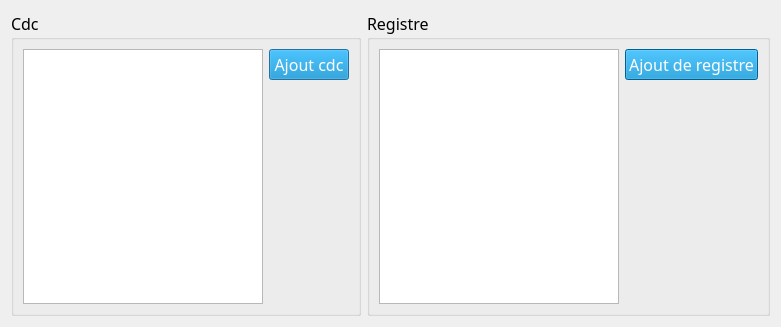
<?xml version="1.0" encoding="UTF-8"?>
<ui version="4.0">
 <class>Dialog</class>
 <widget class="QDialog" name="Dialog">
  <property name="geometry">
   <rect>
    <x>0</x>
    <y>0</y>
    <width>781</width>
    <height>327</height>
   </rect>
  </property>
  <property name="windowTitle">
   <string>Gestion masque</string>
  </property>
  <layout class="QHBoxLayout" name="horizontalLayout_3">
   <item>
    <widget class="QGroupBox" name="group_box_cdc">
     <property name="font">
      <font>
       <family>Papyrus</family>
       <pointsize>12</pointsize>
      </font>
     </property>
     <property name="title">
      <string>Cdc</string>
     </property>
     <layout class="QHBoxLayout" name="horizontalLayout">
      <item>
       <widget class="QTableWidget" name="table_widget_cdc"/>
      </item>
      <item>
       <layout class="QVBoxLayout" name="verticalLayout">
        <item>
         <widget class="QPushButton" name="btn_add_cdc">
          <property name="font">
           <font>
            <family>Papyrus</family>
            <pointsize>12</pointsize>
           </font>
          </property>
          <property name="styleSheet">
           <string notr="true">background-color: rgb(0, 135, 202);
color: rgb(255, 255, 255);</string>
          </property>
          <property name="text">
           <string>Ajout cdc</string>
          </property>
         </widget>
        </item>
        <item>
         <spacer name="verticalSpacer">
          <property name="orientation">
           <enum>Qt::Vertical</enum>
          </property>
          <property name="sizeHint" stdset="0">
           <size>
            <width>20</width>
            <height>40</height>
           </size>
          </property>
         </spacer>
        </item>
       </layout>
      </item>
     </layout>
    </widget>
   </item>
   <item>
    <widget class="QGroupBox" name="group_box_registre">
     <property name="font">
      <font>
       <family>Papyrus</family>
       <pointsize>12</pointsize>
      </font>
     </property>
     <property name="title">
      <string>Registre</string>
     </property>
     <layout class="QHBoxLayout" name="horizontalLayout_2">
      <item>
       <widget class="QTableWidget" name="table_widget_registre"/>
      </item>
      <item>
       <layout class="QVBoxLayout" name="verticalLayout_2">
        <item>
         <widget class="QPushButton" name="btn_add_registre">
          <property name="font">
           <font>
            <family>Papyrus</family>
            <pointsize>12</pointsize>
           </font>
          </property>
          <property name="styleSheet">
           <string notr="true">background-color: rgb(0, 135, 202);
color: rgb(255, 255, 255);</string>
          </property>
          <property name="text">
           <string>Ajout de registre</string>
          </property>
         </widget>
        </item>
        <item>
         <spacer name="verticalSpacer_2">
          <property name="orientation">
           <enum>Qt::Vertical</enum>
          </property>
          <property name="sizeHint" stdset="0">
           <size>
            <width>20</width>
            <height>40</height>
           </size>
          </property>
         </spacer>
        </item>
       </layout>
      </item>
     </layout>
    </widget>
   </item>
  </layout>
 </widget>
 <resources/>
 <connections/>
</ui>
